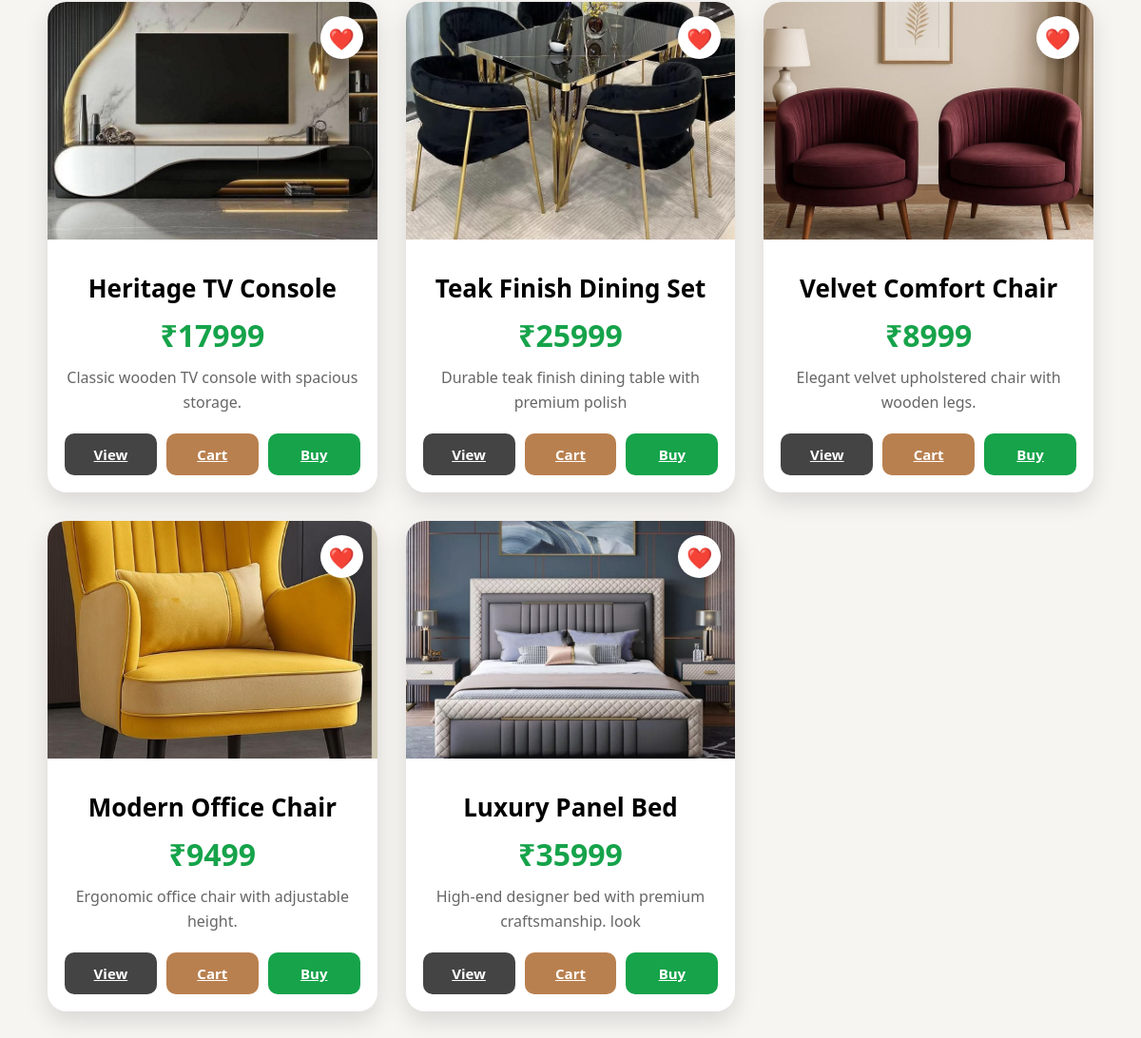
The app's page /shop/ (lower part), older data.
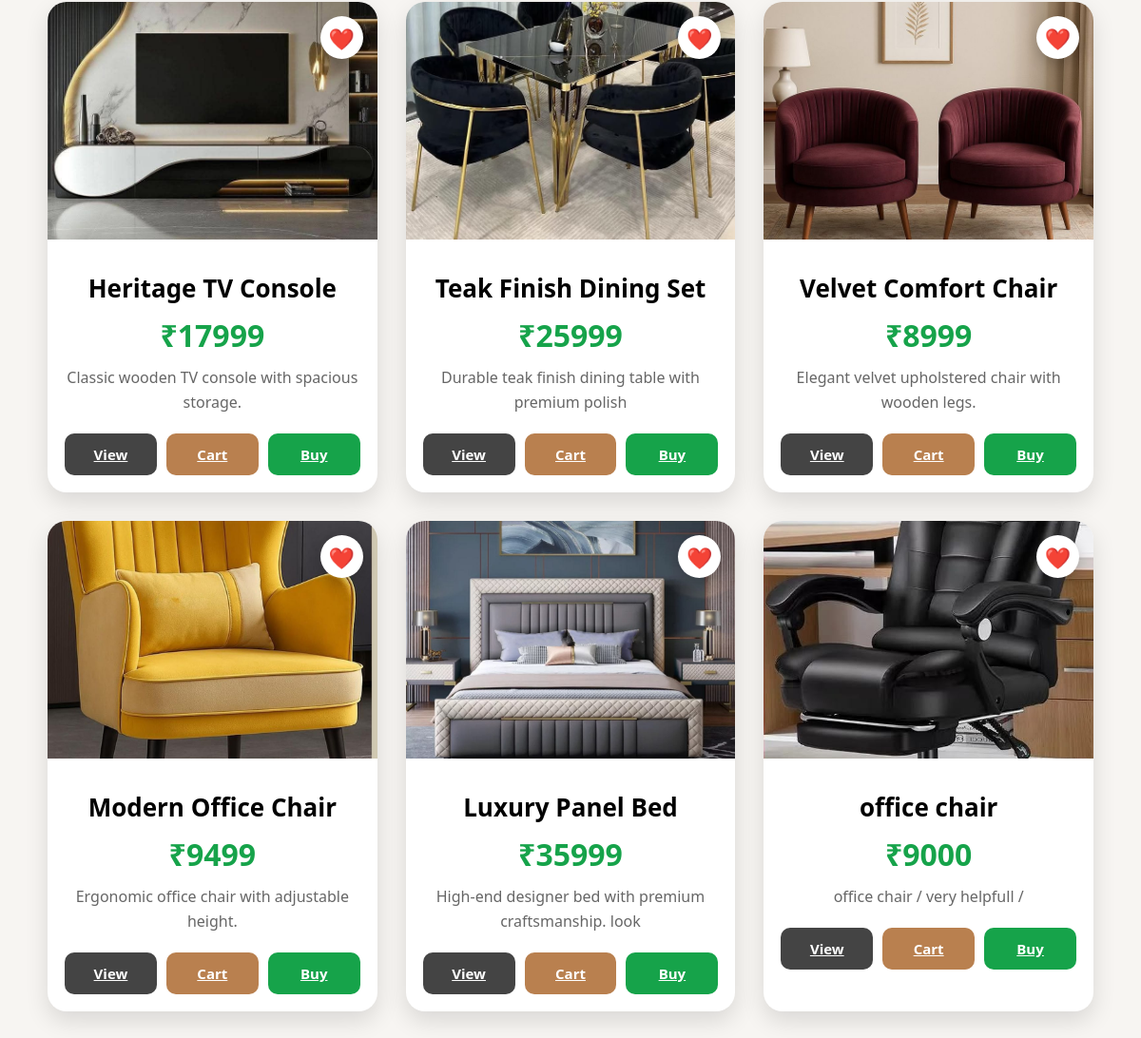
The same page, newer data.
### store/models.py (models this page shows, shortened)
class Product(models.Model):
    name = models.CharField(
        max_length=100
    )
    price = models.IntegerField()
    description = models.TextField()
    image = models.ImageField(
        upload_to='products/'
    )
    category = models.CharField(
        max_length=50,
        default="Furniture"
    )
    material = models.CharField(
        max_length=100,
        default="Wood"
    )
    dimensions = models.CharField(
        max_length=100,
        default="Standard Size"
    )

### store/views.py (the view)
# urls.py: path('shop/', views.shop, name='shop'),
def shop(request):
    products = Product.objects.all()
    query = request.GET.get("q")
    if query:
        products = products.filter(
            name__icontains=query
        )
    cart_count = Cart.objects.count()
    return render(
        request,
        "shop.html",
        {
            "products": products,
            "cart_count": cart_count,
            "query": query
        }
    )

### store/templates/shop.html (shortened to what this page needs)
<!DOCTYPE html>
<html>
<head>
</head>
<body>
<div class="container">
{% for product in products %}
<div class="card">
    <a href="{% url 'add_to_wishlist' product.id %}" class="wishlist-icon">
        ❤️
    </a>
    <img src="{{ product.image.url }}" alt="{{ product.name }}">
    <div class="card-content">
        <h3>{{ product.name }}</h3>
        <p class="price">
            ₹{{ product.price }}
        </p>
        <p class="desc">
            {{ product.description|truncatewords:10 }}
        </p>
        <div class="btn-group">
            <a href="{% url 'product_detail' product.id %}" class="btn detail-btn">
                View
            </a>
           <a href="#" class="btn cart-btn add-cart" data-id="{{ product.id }}">
            Cart
        </a>
            <a href="{% url 'buy_now' product.id %}" class="btn buy-btn">
                Buy
            </a>
        </div>
    </div>
</div>
{% endfor %}
</div>

Row changes from the older to the newer data that the page shows:
added Product: image (picture), name "office chair", price "9000", description "office chair / very helpfull /"
